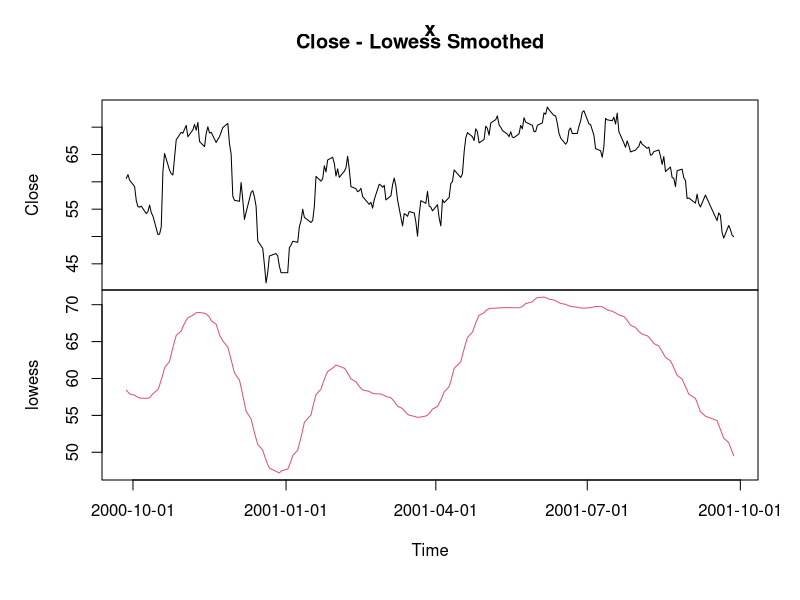
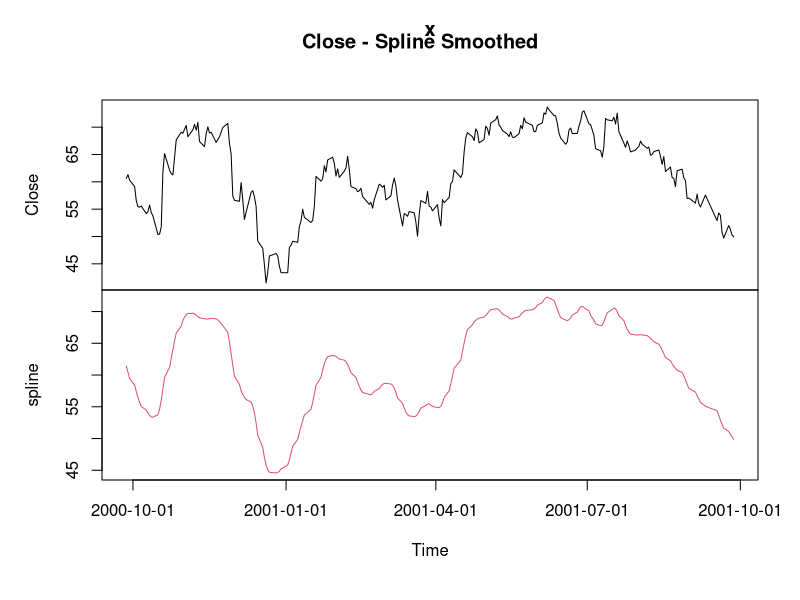
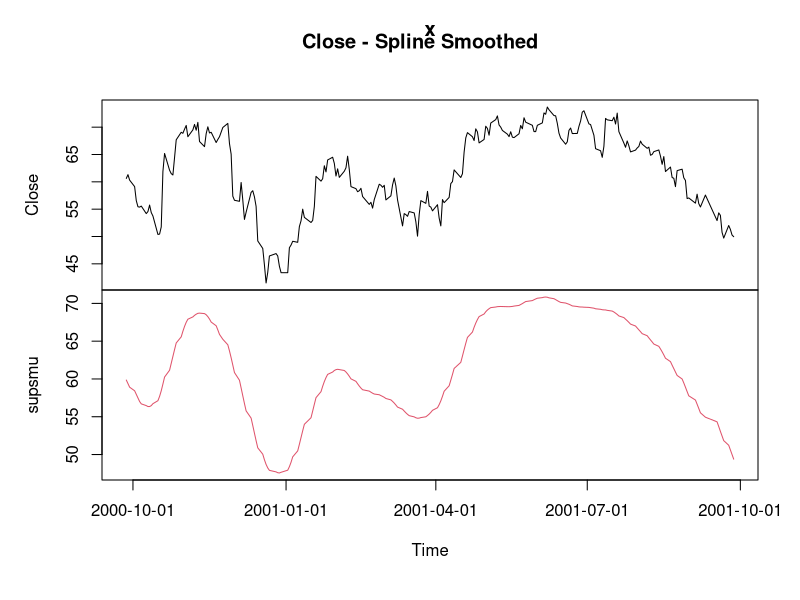

Source code (R) for these figures, in order:
library(timeSeries)


### Name: smooth
### Title: Smoothes Time Series Objects
### Aliases: smoothLowess smoothSpline smoothSupsmu
### Keywords: chron

### ** Examples

## Use Close from MSFT's Price Series  - 
   head(MSFT)
   MSFT.CLOSE <- MSFT[, "Close"]
   head(MSFT.CLOSE)
   
## Plot Original and Smoothed Series by Lowess - 
   MSFT.LOWESS <- smoothLowess(MSFT.CLOSE, f = 0.1)
   head(MSFT.LOWESS)
   plot(MSFT.LOWESS)
   title(main = "Close - Lowess Smoothed")
   
## Plot Original and Smoothed Series by Splines - 
   MSFT.SPLINE <- smoothSpline(MSFT.CLOSE, spar = 0.4)
   head(MSFT.SPLINE)
   plot(MSFT.SPLINE)
   title(main = "Close - Spline Smoothed")
   
## Plot Original and Smoothed Series by Supsmu - 
   MSFT.SUPSMU <- smoothSupsmu(MSFT.CLOSE)
   head(MSFT.SUPSMU)
   plot(MSFT.SUPSMU)
   title(main = "Close - Spline Smoothed")
